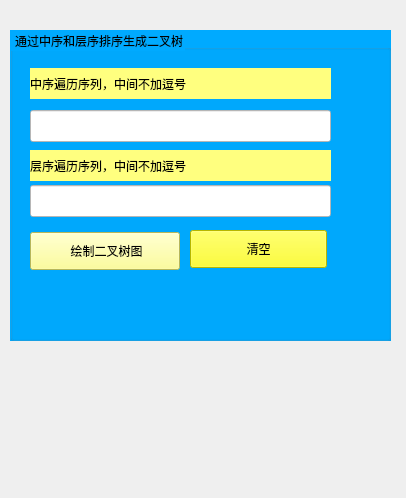
<?xml version="1.0" encoding="UTF-8"?>
<ui version="4.0">
 <class>BinaryTreeUI</class>
 <widget class="QWidget" name="BinaryTreeUI">
  <property name="geometry">
   <rect>
    <x>0</x>
    <y>0</y>
    <width>406</width>
    <height>498</height>
   </rect>
  </property>
  <property name="windowTitle">
   <string>Form</string>
  </property>
  <property name="styleSheet">
   <string notr="true">alternate-background-color: qlineargradient(spread:pad, x1:0, y1:0, x2:1, y2:0, stop:0 rgba(0, 0, 0, 255), stop:1 rgba(255, 255, 255, 255));</string>
  </property>
  <widget class="QGroupBox" name="groupBox">
   <property name="geometry">
    <rect>
     <x>10</x>
     <y>30</y>
     <width>381</width>
     <height>311</height>
    </rect>
   </property>
   <property name="styleSheet">
    <string notr="true">background-color: rgb(0, 170, 255);
font: 11pt &quot;方正粗黑宋简体&quot;;</string>
   </property>
   <property name="title">
    <string> 通过中序和层序排序生成二叉树</string>
   </property>
   <widget class="QPushButton" name="pushButton">
    <property name="geometry">
     <rect>
      <x>180</x>
      <y>200</y>
      <width>137</width>
      <height>38</height>
     </rect>
    </property>
    <property name="styleSheet">
     <string notr="true">background-color: rgb(255, 255, 0);</string>
    </property>
    <property name="text">
     <string>清空</string>
    </property>
   </widget>
   <widget class="QLabel" name="label_3">
    <property name="geometry">
     <rect>
      <x>20</x>
      <y>38</y>
      <width>301</width>
      <height>31</height>
     </rect>
    </property>
    <property name="styleSheet">
     <string notr="true">background-color: rgb(255, 255, 127);
font: 9pt &quot;华文隶书&quot;;</string>
    </property>
    <property name="text">
     <string>中序遍历序列，中间不加逗号</string>
    </property>
   </widget>
   <widget class="QLineEdit" name="inorderSeqEdit">
    <property name="geometry">
     <rect>
      <x>20</x>
      <y>80</y>
      <width>301</width>
      <height>32</height>
     </rect>
    </property>
    <property name="styleSheet">
     <string notr="true">font: 87 9pt &quot;Arial Black&quot;;
background-color: rgb(255, 255, 255);</string>
    </property>
   </widget>
   <widget class="QLabel" name="label_4">
    <property name="geometry">
     <rect>
      <x>20</x>
      <y>120</y>
      <width>301</width>
      <height>31</height>
     </rect>
    </property>
    <property name="styleSheet">
     <string notr="true">background-color: rgb(255, 255, 127);
font: 9pt &quot;华文隶书&quot;;</string>
    </property>
    <property name="text">
     <string>层序遍历序列，中间不加逗号</string>
    </property>
   </widget>
   <widget class="QLineEdit" name="layerorderSeqEdit">
    <property name="geometry">
     <rect>
      <x>20</x>
      <y>155</y>
      <width>301</width>
      <height>32</height>
     </rect>
    </property>
    <property name="styleSheet">
     <string notr="true">background-color: rgb(255, 255, 255);
font: 87 9pt &quot;Arial Black&quot;;</string>
    </property>
    <property name="text">
     <string/>
    </property>
   </widget>
   <widget class="QPushButton" name="recoverTreeButton">
    <property name="geometry">
     <rect>
      <x>20</x>
      <y>202</y>
      <width>150</width>
      <height>38</height>
     </rect>
    </property>
    <property name="styleSheet">
     <string notr="true">background-color: rgb(255, 255, 127);
border-color: rgb(255, 170, 0);</string>
    </property>
    <property name="text">
     <string> 绘制二叉树图</string>
    </property>
   </widget>
  </widget>
 </widget>
 <resources/>
 <connections>
  <connection>
   <sender>pushButton</sender>
   <signal>clicked()</signal>
   <receiver>BinaryTreeUI</receiver>
   <slot>on_binarytree_delete_btn_clicked()</slot>
   <hints>
    <hint type="sourcelabel">
     <x>234</x>
     <y>252</y>
    </hint>
    <hint type="destinationlabel">
     <x>190</x>
     <y>364</y>
    </hint>
   </hints>
  </connection>
  <connection>
   <sender>recoverTreeButton</sender>
   <signal>clicked()</signal>
   <receiver>BinaryTreeUI</receiver>
   <slot>on_drawTree_btn_clicked()</slot>
   <hints>
    <hint type="sourcelabel">
     <x>69</x>
     <y>258</y>
    </hint>
    <hint type="destinationlabel">
     <x>185</x>
     <y>422</y>
    </hint>
   </hints>
  </connection>
 </connections>
 <slots>
  <slot>on_binarytree_create_btn_clicked()</slot>
  <slot>on_binarytree_delete_btn_clicked()</slot>
  <slot>on_binarytree_node_delete_btn_clicked()</slot>
  <slot>on_binarytree_SimulationTree_creat_btn_clicked()</slot>
  <slot>on_bigroottree_create_btn_clicked()</slot>
  <slot>on_bigroottree_insert_btn_clicked()</slot>
  <slot>on_bigroottree_remove_btn_clicked()</slot>
  <slot>on_Btree_create_btn_clicked()</slot>
  <slot>on_Btree_insert_btn_clicked()</slot>
  <slot>on_Btree_remove_btn_clicked()</slot>
  <slot>on_Btree_destroy_btn_clicked()</slot>
  <slot>on_binarytree_node_search_btn_clicked()</slot>
  <slot>on_Btree_search_btn_clicked()</slot>
  <slot>on_recoverTree_btn_clicked()</slot>
  <slot>on_drawTree_btn_clicked()</slot>
 </slots>
</ui>
